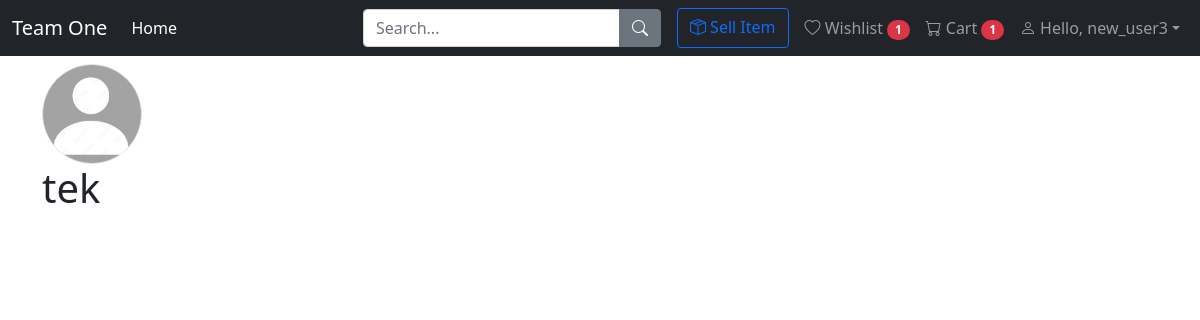
Page /user/tek (signed in) on the committed database.
### app/models.py (models this page shows, shortened)
class User(UserMixin, db.Model):
    id = db.Column(db.Integer, primary_key=True)
    name = db.Column(db.String(64), index=True, unique=True)
    email = db.Column(db.String(128), index=True, unique=True)
    password_hash = db.Column(db.String(128))
    img = db.Column(db.String(30), nullable=False, default='default.jpg')
    seller = db.Column(db.Boolean(), default=False)
    cart = db.relationship('Item', secondary=carts,lazy='subquery')
    wishlist = db.relationship('Item', secondary=carts,lazy='subquery')
    @staticmethod
    @login.user_loader
    def get_user(id):
        return User.query.get(id)

### app/routes.py (the view)
@app.route('/user/<username>')
def user(username):
    user = User.query.filter_by(name=username).first_or_404()
    return render_template('user.html', user=user)

### templates/user.html
{% extends "layout.html" %}
{% import "includes/components.html" as components %}
{% block content %}
{{ components.avatar(user.img) }}
<h1>{{ user.name }}</h1>
{% endblock %}

### templates/layout.html (shortened to what this page needs)
<html>
    <head>
        <link rel="stylesheet" href="/styles.css">
        <link href="https://cdn.jsdelivr.net/npm/bootstrap@5.1.3/dist/css/bootstrap.min.css" rel="stylesheet">
        <link rel="stylesheet" href="https://cdn.jsdelivr.net/npm/bootstrap-icons@1.8.1/font/bootstrap-icons.css">
    </head>
    <body>
        <nav class="navbar navbar-expand-lg navbar-dark bg-dark">
            <div class="container-fluid">
                <a class="navbar-brand" href="/">Team One</a>
                <ul class="navbar-nav me-auto">
                    <li class="nav-item"><a href="/" class="nav-link active">Home</a></li>
                </ul>
                <div class="d-flex">
                    <form class="input-group me-3 mb-0" action="/search">
                        <input class="form-control" type="text" placeholder="Search..." name="search">
                        <button class="btn btn-secondary" type="submit"><i class="bi bi-search"></i></button>
                    </form>
                </div>
                <ul class="navbar-nav">
                    {% if current_user.is_anonymous %}
                    <li class="nav-item"><a class="nav-link" href="/register"><span class="bi bi-person-plus"></span> Register</a></li>
                    <li class="nav-item"><a class="nav-link" href="/login"><span class="bi bi-box-arrow-in-right"></span> Login</a></li>
                    {% else %}
                    {% if current_user.seller %}
                    <a class="btn btn-outline-primary me-2" href="/product"><i class="bi bi-box-seam"></i> Sell Item</a>
                    {% endif %}
                    <li class="nav-item"><a class="nav-link" href="/wishlist">
                        <span class="bi bi-heart"></span> Wishlist
                        {% if current_user.wishlist|length %}
                        <span class="badge rounded-pill bg-danger">
                            {{ current_user.wishlist|length }}
                        </span>
                        {% endif %}</a></li>
                    <li class="nav-item"><a class="nav-link" href="/cart">
                        <span class="bi bi-cart"></span> Cart
                        {% if current_user.cart|length %}
                        <span class="badge rounded-pill bg-danger">
                            {{ current_user.cart|length }}
                        </span>
                        {% endif %}
                    </a>
                    </li>
                    <div class="nav-item dropdown">
                        <a class="nav-link dropdown-toggle" data-bs-toggle="dropdown" href="/account"><span class="bi bi-person"></span> Hello, {{current_user.name}}</a>
                    </div>
                    {% endif %}
                </ul>
            </div>
        </nav>
        <div class="container pt-2">
            {% block content %}{% endblock %}
        </div>
    </body>
</html>

### templates/includes/components.html (shortened to what this page needs)
{% macro avatar(src='default.jpg', size=100) -%}
    <img class="rounded-circle border account-img" src="/static/images/{{ src }}" width="{{ size }}" height="{{ size }}">
{%- endmacro %}

### rows in the picture
User: name "new_user3"
User: img (placeholder picture), name "tek"

### other values in the picture
{{ current_user.wishlist|length }} "1"
{{ current_user.cart|length }} "1"
